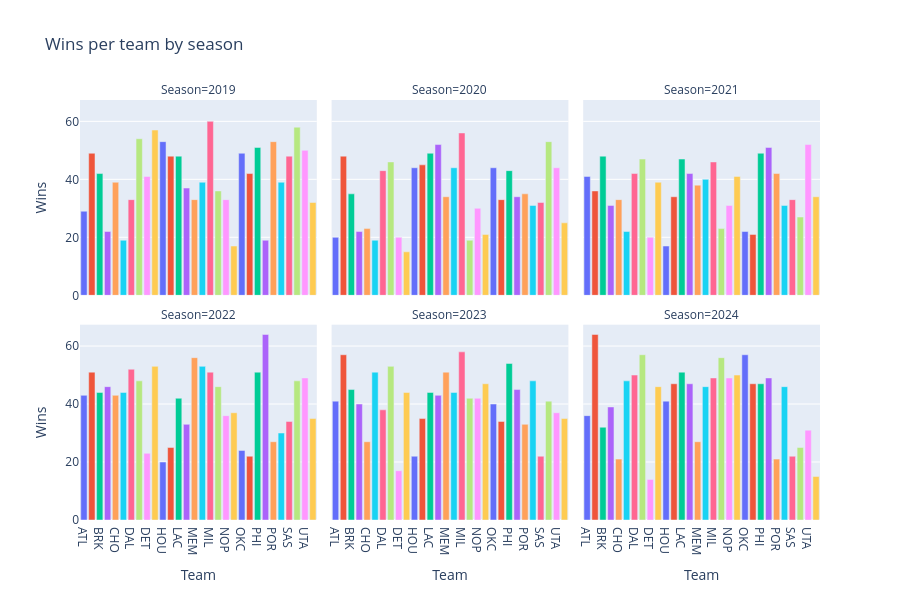

Here is the notebook cell this chart was saved with:
### Markdown cell above
**📌 Insight — All-Season Team Win Rates (2019–2024)**

- **Elite franchises** (GSW, MIL, PHX, BOS) cluster at 58–65% across all seasons — consistent contenders.
- **Rebuilding teams** (OKC, DET, HOU, SAC pre-2022) sit below 40% — driven by intentional tanking for draft picks.
- A ~25 percentage-point spread from worst to best team suggests **team identity is a meaningful signal**, even when represented as an ordinal code.
- Note: Season 2024 is a partial sample (82 games), so late-season teams may show slight regression.

> The `OrdinalEncoder` preserves this ordinal strength signal implicitly through consistent team codes across seasons.

### Code cell
# ── 5.4 Team performance by season (wins) ────────────────────────────────
season_team = (
    df.groupby(["Season", "Team"])["Target"]
      .sum()
      .reset_index()
      .rename(columns={"Target": "Wins"})
)

fig = px.bar(
    season_team, x="Team", y="Wins", color="Team",
    facet_col="Season", facet_col_wrap=3,
    title="Wins per team by season",
    height=600
)
fig.update_layout(showlegend=False)
fig.show()
